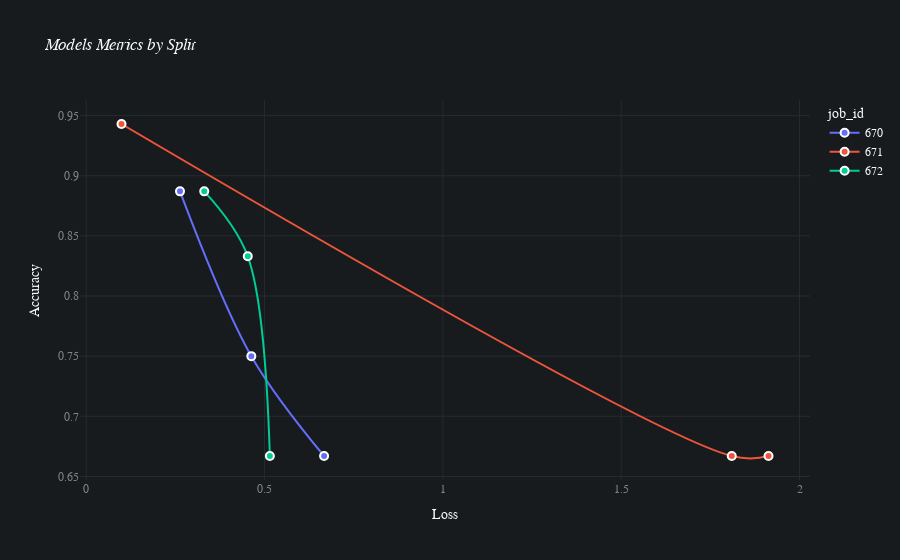

Write notebook code for a chart like this one.
### Code cell
batch.plot_performance(max_loss=5, min_metric_2=0.5)

### Figure 1 — Plotly figure (JSON) as saved in the notebook; plotly's stock layout.template omitted (floating-point values rounded to 4 significant figures)
{"data": [{"customdata": [[670, "test", 0.667, 0.667], [670, "validation", 0.463, 0.75], [670, "train", 0.263, 0.887]], "hovertemplate": "job_id=%{customdata[0]}<br>loss=%{customdata[2]}<br>accuracy=%{customdata[3]}<br>split=%{customdata[1]}<extra></extra>", "legendgroup": "670", "line": {"color": "#636efa", "dash": "solid", "shape": "spline", "width": 2}, "marker": {"line": {"color": "white", "width": 2}, "size": 8}, "mode": "markers+lines", "name": "670", "orientation": "v", "showlegend": true, "type": "scatter", "x": [0.667, 0.463, 0.263], "xaxis": "x", "y": [0.667, 0.75, 0.887], "yaxis": "y"}, {"customdata": [[671, "test", 1.913, 0.667], [671, "validation", 1.81, 0.667], [671, "train", 0.099, 0.943]], "hovertemplate": "job_id=%{customdata[0]}<br>loss=%{customdata[2]}<br>accuracy=%{customdata[3]}<br>split=%{customdata[1]}<extra></extra>", "legendgroup": "671", "line": {"color": "#EF553B", "dash": "solid", "shape": "spline", "width": 2}, "marker": {"line": {"color": "white", "width": 2}, "size": 8}, "mode": "markers+lines", "name": "671", "orientation": "v", "showlegend": true, "type": "scatter", "x": [1.913, 1.81, 0.099], "xaxis": "x", "y": [0.667, 0.667, 0.943], "yaxis": "y"}, {"customdata": [[672, "test", 0.515, 0.667], [672, "validation", 0.453, 0.833], [672, "train", 0.331, 0.887]], "hovertemplate": "job_id=%{customdata[0]}<br>loss=%{customdata[2]}<br>accuracy=%{customdata[3]}<br>split=%{customdata[1]}<extra></extra>", "legendgroup": "672", "line": {"color": "#00cc96", "dash": "solid", "shape": "spline", "width": 2}, "marker": {"line": {"color": "white", "width": 2}, "size": 8}, "mode": "markers+lines", "name": "672", "orientation": "v", "showlegend": true, "type": "scatter", "x": [0.515, 0.453, 0.331], "xaxis": "x", "y": [0.667, 0.833, 0.887], "yaxis": "y"}], "layout": {"autosize": true, "font": {"color": "#FAFAFA", "family": "Avenir"}, "hoverlabel": {"bgcolor": "#0F0F0F", "font": {"family": "Avenir", "size": 15}}, "legend": {"title": {"text": "job_id"}, "tracegroupgap": 0}, "paper_bgcolor": "#181B1E", "plot_bgcolor": "#181B1E", "title": {"text": "<i>Models Metrics by Split</i>"}, "xaxis": {"anchor": "y", "autorange": true, "domain": [0, 1], "gridcolor": "#262B2F", "range": [-0.01893, 2.031], "tickfont": {"color": "#818487"}, "title": {"text": "Loss"}, "type": "linear", "zeroline": false}, "yaxis": {"anchor": "x", "autorange": true, "domain": [0, 1], "gridcolor": "#262B2F", "range": [0.6475, 0.9625], "tickfont": {"color": "#818487"}, "title": {"text": "Accuracy"}, "type": "linear", "zeroline": false}}}
